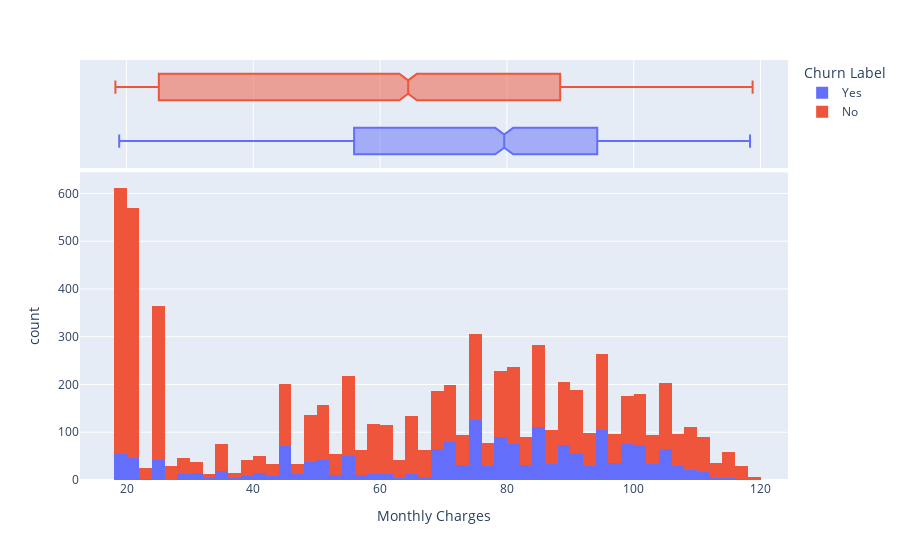

The notebook cell saved with this chart:
### Markdown cell above
For monthly charges

### Code cell
fig = px.histogram(df, x="Monthly Charges", color="Churn Label",
                   marginal="box"
                  )
fig.show()

### Figure 1 — Plotly figure (JSON) as saved in the notebook; plotly's stock layout.template omitted (floating-point values rounded to 4 significant figures; data arrays with more than 128 entries replaced by an {"elided": "..."} marker saying what was removed)
{"data": [{"alignmentgroup": "True", "bingroup": "x", "hovertemplate": "Churn Label=Yes<br>Monthly Charges=%{x}<br>count=%{y}<extra></extra>", "legendgroup": "Yes", "marker": {"color": "#636efa", "pattern": {"shape": ""}}, "name": "Yes", "offsetgroup": "Yes", "orientation": "v", "showlegend": true, "type": "histogram", "x": {"elided": "1810 float values"}, "xaxis": "x", "yaxis": "y"}, {"alignmentgroup": "True", "hovertemplate": "Churn Label=Yes<br>Monthly Charges=%{x}<extra></extra>", "legendgroup": "Yes", "marker": {"color": "#636efa"}, "name": "Yes", "notched": true, "offsetgroup": "Yes", "showlegend": false, "type": "box", "x": {"elided": "1810 float values"}, "xaxis": "x2", "yaxis": "y2"}, {"alignmentgroup": "True", "bingroup": "x", "hovertemplate": "Churn Label=No<br>Monthly Charges=%{x}<br>count=%{y}<extra></extra>", "legendgroup": "No", "marker": {"color": "#EF553B", "pattern": {"shape": ""}}, "name": "No", "offsetgroup": "No", "orientation": "v", "showlegend": true, "type": "histogram", "x": {"elided": "5174 float values"}, "xaxis": "x", "yaxis": "y"}, {"alignmentgroup": "True", "hovertemplate": "Churn Label=No<br>Monthly Charges=%{x}<extra></extra>", "legendgroup": "No", "marker": {"color": "#EF553B"}, "name": "No", "notched": true, "offsetgroup": "No", "showlegend": false, "type": "box", "x": {"elided": "5174 float values"}, "xaxis": "x2", "yaxis": "y2"}], "layout": {"barmode": "relative", "legend": {"title": {"text": "Churn Label"}, "tracegroupgap": 0}, "margin": {"t": 60}, "xaxis": {"anchor": "y", "domain": [0, 1], "title": {"text": "Monthly Charges"}}, "xaxis2": {"anchor": "y2", "domain": [0, 1], "matches": "x", "showgrid": true, "showticklabels": false}, "yaxis": {"anchor": "x", "domain": [0, 0.7326], "title": {"text": "count"}}, "yaxis2": {"anchor": "x2", "domain": [0.7426, 1], "matches": "y2", "showgrid": false, "showline": false, "showticklabels": false, "ticks": ""}}}
